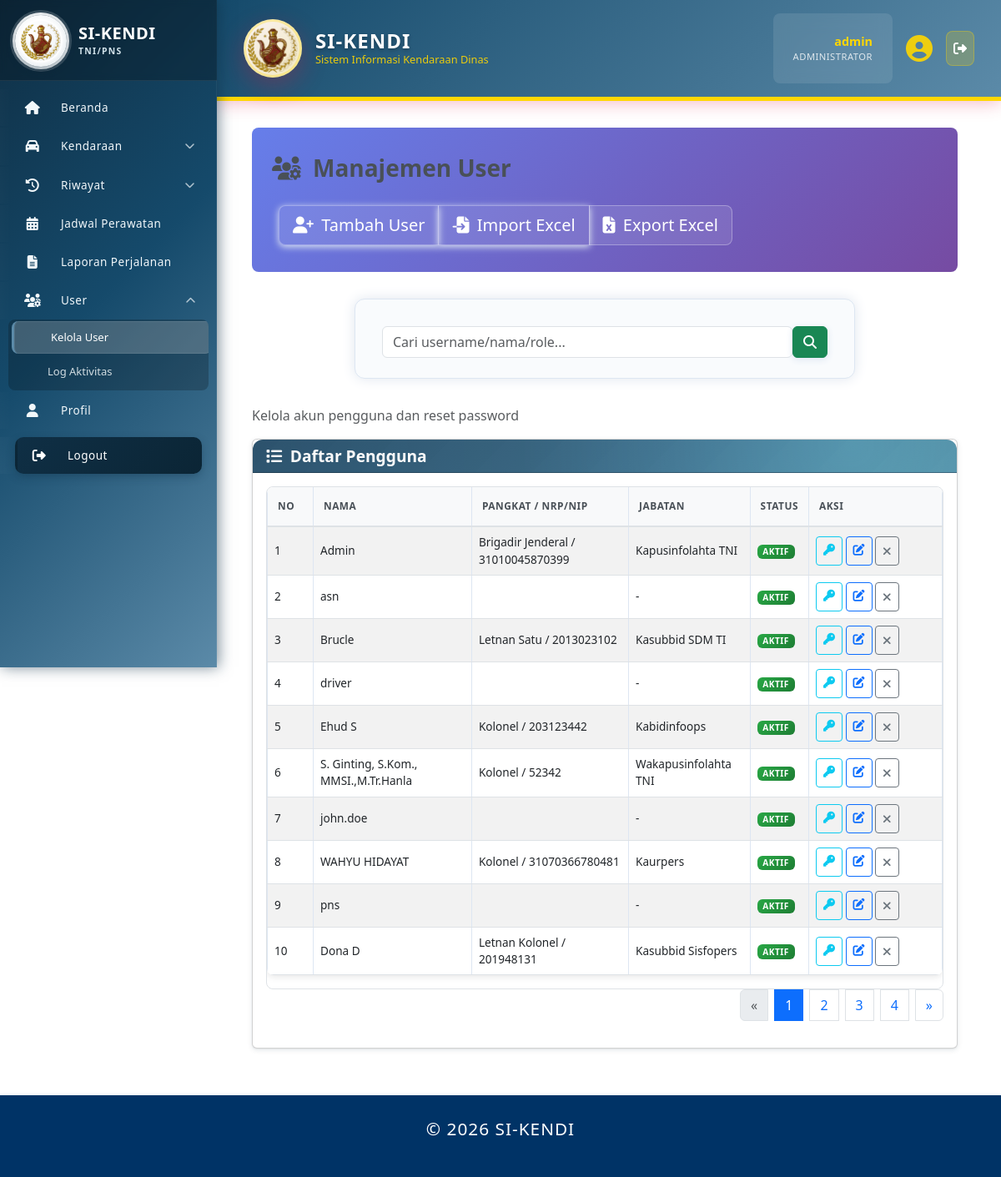
The page /index.php?page=manajemen_user (signed in) on the database as committed earlier.
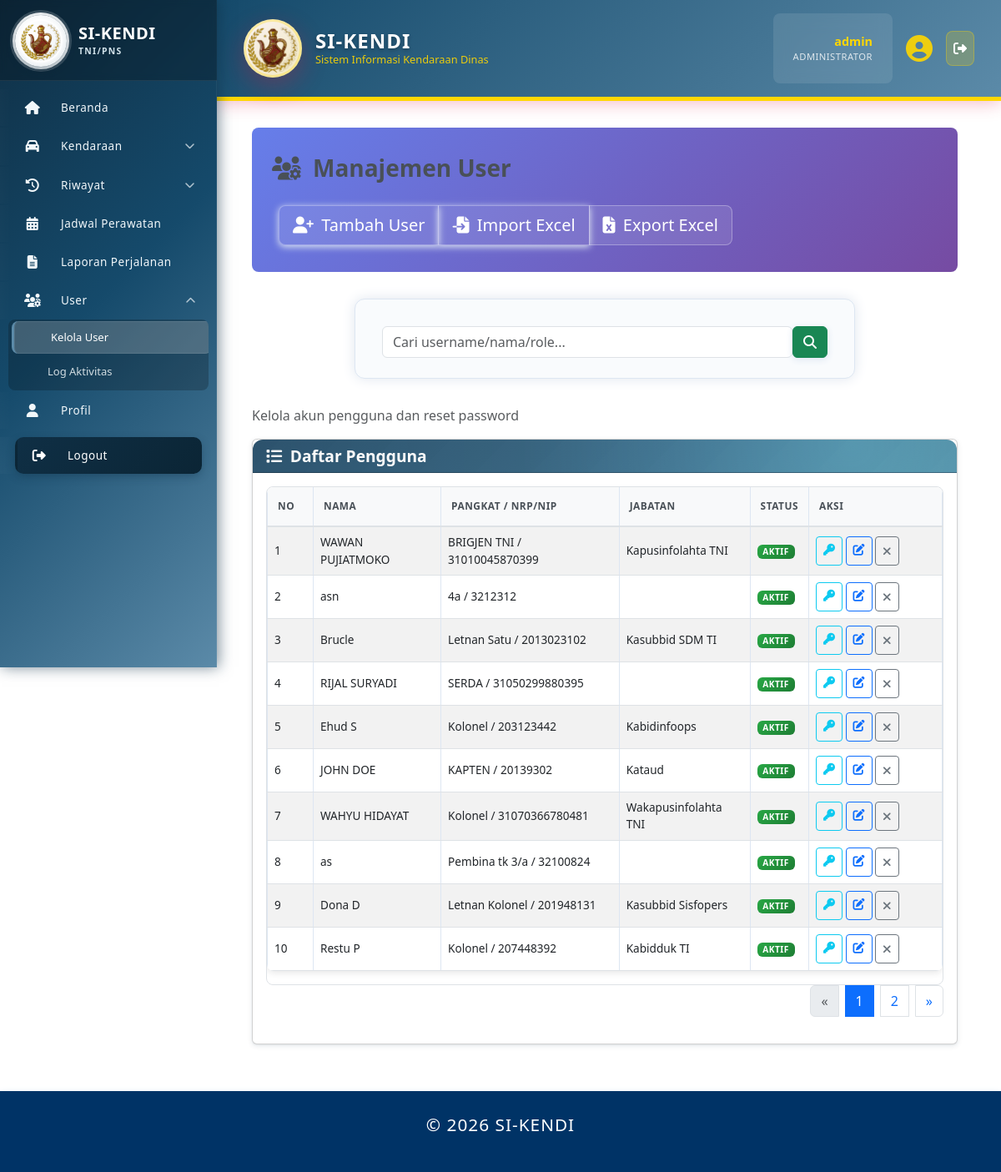
The same page on the database as committed later.
### tables this page shows
CREATE TABLE `user_account` (
  `id` int(11) NOT NULL,
  `pengguna_id` int(11) NOT NULL,
  `username` varchar(50) NOT NULL,
  `password` varchar(255) NOT NULL,
  `role_id` int(11) NOT NULL DEFAULT 3,
  `last_login` timestamp NULL DEFAULT NULL,
  `status` enum('Aktif','Tidak Aktif','Suspended') NOT NULL DEFAULT 'Aktif',
  `created_at` timestamp NOT NULL DEFAULT current_timestamp(),
  `updated_at` timestamp NOT NULL DEFAULT current_timestamp() ON UPDATE current_timestamp()
);

CREATE TABLE `pengguna` (
  `id` int(11) NOT NULL,
  `nrp_nip` varchar(30) DEFAULT NULL,
  `nama_lengkap` varchar(100) NOT NULL,
  `pangkat` varchar(50) DEFAULT NULL,
  `jabatan` enum('Baur Spri Kapus','Baurku','Baurtarlat','Bidduk TI','Caraka','Kabidduk TI','Kabidinfomin','Kabidinfoops','Kabidpamsisfo','Kapusinfolahta TNI','Kasubbid Jarkomta & Duknis','Kasubbid Pam Aplikasi','Kasubbid Pam jarkomta','Kasubbid SDM TI','Kasubbid Sisfogarku','Kasubbid Sisfointel','Kasubbid Sisfoopslat','Kasubbid Sisfopers','Kasubbid Sisfoter','Kataud','Kaurdal','Kaurpers','Kaurtu','Tamudi Kapus','Wakapusinfolahta TNI') DEFAULT NULL,
  `satuan_pns` varchar(200) DEFAULT NULL,
  `no_hp` varchar(20) DEFAULT NULL,
  `email` varchar(100) DEFAULT NULL,
  `alamat` text DEFAULT NULL,
  `status_pegawai` enum('Aktif','Pensiun','Mutasi','Non-Aktif') NOT NULL DEFAULT 'Aktif',
  `status_aktif` enum('Aktif','Tidak Aktif') NOT NULL DEFAULT 'Aktif',
  `jenis_personel` enum('TNI','PNS') DEFAULT NULL,
  `matra` varchar(100) DEFAULT NULL,
  `korps` varchar(100) DEFAULT NULL,
  `kesatuan` varchar(200) DEFAULT NULL,
  `created_at` timestamp NOT NULL DEFAULT current_timestamp(),
  `updated_at` timestamp NOT NULL DEFAULT current_timestamp() ON UPDATE current_timestamp()
);

### config.php (called while the page is built, shortened)
<?php
function generate_csrf_token() {
    return $_SESSION['csrf_token'];
}
?>

### pages/manajemen_user.php (the view, shortened to what the changed rows need)
<?php
require_once 'includes/auth.php';
$action = $_POST['action'] ?? ($_GET['action'] ?? 'list');
$users = [];
$total_pages = 1;
$q = '';
$sort = 'username';
$dir = 'asc';
$pg = 1;
if ($action === 'list') {
    $q = trim($_GET['q'] ?? '');
    $sort = $_GET['sort'] ?? 'username';
    $dir = strtolower($_GET['dir'] ?? 'asc');
    $pg = max(1, intval($_GET['pg'] ?? 1));
    $limit = 10;
    $offset = ($pg - 1) * $limit;
    $sort_map = [
        'username' => 'ua.username',
        'nama' => 'p.nama_lengkap',
        'role' => 'r.nama_role',
        'status' => 'ua.status',
        'last_login' => 'last_login',
        'created_at' => 'ua.created_at',
    ];
    $order_col = $sort_map[$sort] ?? $sort_map['username'];
    $order_dir = ($dir === 'desc') ? 'DESC' : 'ASC';
    $from = " FROM user_account ua LEFT JOIN pengguna p ON ua.pengguna_id = p.id LEFT JOIN role r ON ua.role_id = r.id ";
    $from_with_login = $from . " LEFT JOIN (\n        SELECT user_id, MAX(created_at) AS last_login\n        FROM log_aktivitas\n        WHERE LOWER(activity_type) = 'login'\n        GROUP BY user_id\n    ) ll ON ll.user_id = p.id ";
    $where = '';
    $params = [];
    $types = '';
    $sql_count = 'SELECT COUNT(*) AS cnt' . $from . $where;
    if ($stmt = $mysqli->prepare($sql_count)) {
        $stmt->execute();
        $res = $stmt->get_result();
        $row = $res ? $res->fetch_assoc() : null;
        $total = $row ? intval($row['cnt']) : 0;
    } else {
        $total = 0;
    }
    $total_pages = max(1, (int)ceil($total / $limit));
    $sql_data = 'SELECT ua.id, ua.username, ua.status, ' .
                'COALESCE(ll.last_login, ua.last_login) AS last_login, ' .
                'ua.created_at, p.nama_lengkap, p.pangkat, p.nrp_nip, p.jabatan, r.nama_role' .
                $from_with_login . $where . " ORDER BY {$order_col} {$order_dir} LIMIT ? OFFSET ?";
    $params2 = $params;
    $types2 = $types . 'ii';
    $params2[] = $limit;
    $params2[] = $offset;
    if ($stmt = $mysqli->prepare($sql_data)) {
        if (!empty($params2)) {
            $bindArgs2 = [$types2];
            foreach ($params2 as $k => $v) { $bindArgs2[] = &$params2[$k]; }
            call_user_func_array([$stmt, 'bind_param'], $bindArgs2);
        }
        $stmt->execute();
        $res = $stmt->get_result();
        $users = [];
        if ($res) {
            while ($r = $res->fetch_assoc()) { $users[] = $r; }
        }
    } else {
        $users = [];
    }
}
?>
<div class="page-header">
    <h1><i class="fas fa-users-cog"></i> Manajemen User</h1>
</div>
<?php if ($action === 'list'): ?>
    <div class="card">
        <div class="card-body">
            <div class="table-responsive">
                <table class="table table-striped align-middle">
                    <thead>
                        <tr>
                            <th style="width:55px;">No</th>
                            <th>Nama</th>
                            <th>Pangkat / NRP/NIP</th>
                            <th>Jabatan</th>
                            <th>Status</th>
                            <th style="width:160px;">Aksi</th>
                        </tr>
                    </thead>
                    <tbody>
                        <?php if (!empty($users)): ?>
                            <?php $no = ($pg - 1) * 10 + 1; foreach ($users as $u): ?>
                                <tr>
                                    <td><?= $no++ ?></td>
                                    <td><?= htmlspecialchars($u['nama_lengkap'] ?: $u['username']) ?></td>
                                    <td><?= htmlspecialchars(trim(($u['pangkat'] ?? '') . ' / ' . ($u['nrp_nip'] ?? ''), ' /')) ?></td>
                                    <td><?= htmlspecialchars($u['jabatan'] ?? '-') ?></td>
                                    <td>
                                        <?php $isAktif = ($u['status'] === 'Aktif'); ?>
                                        <span class="badge status-badge <?= $isAktif ? 'bg-success' : 'bg-secondary' ?> text-white" data-id="<?= (int)$u['id'] ?>">
                                            <?= $isAktif ? 'Aktif' : 'Tidak Aktif' ?>
                                        </span>
                                    </td>
                                    <td class="text-nowrap">
                                        <a href="?page=manajemen_user&action=reset_password&id=<?= (int)$u['id'] ?>" class="btn btn-sm btn-outline-info" title="Reset Password"><i class="fas fa-key"></i></a>
                                        <a href="?page=manajemen_user&action=edit&id=<?= (int)$u['id'] ?>" class="btn btn-sm btn-outline-primary" title="Edit User"><i class="fas fa-edit"></i></a>
                                        <button type="button" class="btn btn-sm <?= $isAktif ? 'btn-outline-secondary' : 'btn-outline-success' ?> action-toggle"
                                                title="<?= $isAktif ? 'Nonaktifkan User' : 'Aktifkan User' ?>"
                                                data-id="<?= (int)$u['id'] ?>"
                                                data-status="<?= $isAktif ? 'Aktif' : 'Tidak Aktif' ?>"
                                                data-url="?page=manajemen_user&action=toggle_status&id=<?= (int)$u['id'] ?>"
                                                data-csrf="<?= generate_csrf_token() ?>">
                                            <i class="fas fa-<?= $isAktif ? 'times' : 'check' ?>"></i>
                                        </button>
                                    </td>
                                </tr>
                            <?php endforeach; ?>
                        <?php else: ?>
                            <tr><td colspan="6" class="text-center text-muted">Belum ada data pengguna.</td></tr>
                        <?php endif; ?>
                    </tbody>
                </table>
            </div>
            <?php if (($total_pages ?? 1) > 1): ?>
            <nav aria-label="Paging">
                <ul class="pagination justify-content-end">
                    <?php
                        $cur = $pg ?? 1;
                        $srt = $sort ?? 'username';
                        $d = $dir ?? 'asc';
                        $build = function($p) use($q,$srt,$d){
                            return '?'.http_build_query(['page'=>'manajemen_user','action'=>'list','q'=>$q,'sort'=>$srt,'dir'=>$d,'pg'=>$p]);
                        };
                    ?>
                    <?php for ($i=1; $i<=($total_pages ?? 1); $i++): ?>
                        <li class="page-item <?= $i===$cur?'active':'' ?>"><a class="page-link" href="<?= $build($i) ?>"><?= $i ?></a></li>
                    <?php endfor; ?>
                </ul>
            </nav>
            <?php endif; ?>
        </div>
    </div>
    <?php endif; ?>

Rows that differ between the two databases and show on the page:
removed user_account: pengguna.nama_lengkap "S. Ginting, S.Kom., MMSI.,M.Tr.Hanla", pengguna.nrp_nip "Kolonel / 52342", pengguna.jabatan "Wakapusinfolahta TNI", status "AKTIF"
changed through a linked row, user_account "Kapusinfolahta TNI": pengguna.nama_lengkap "Admin" → "WAWAN PUJIATMOKO"; pengguna.nrp_nip "Brigadir Jenderal / 31010045870399" → "BRIGJEN TNI / 31010045870399"
changed user_account "asn": pengguna.nrp_nip (not shown) → "4a / 3212312"; jabatan "-" → (not shown)
changed user_account: pengguna.nama_lengkap "driver" → "RIJAL SURYADI"; pengguna.nrp_nip (not shown) → "SERDA / 31050299880395"; jabatan "-" → (not shown)
changed user_account: pengguna.nama_lengkap "john.doe" → "JOHN DOE"; pengguna.nrp_nip (not shown) → "KAPTEN / 20139302"; pengguna.jabatan "-" → "Kataud"
changed user_account "WAHYU HIDAYAT": pengguna.jabatan "Kaurpers" → "Wakapusinfolahta TNI"
shown differently, row unchanged: user_account: pengguna.nama_lengkap "pns" → "as"; pengguna.nrp_nip (not shown) → "Pembina tk 3/a / 32100824"; jabatan "-" → (not shown)
now on this page (row unchanged): user_account: pengguna.nama_lengkap "Restu P", pengguna.nrp_nip "Kolonel / 207448392", pengguna.jabatan "Kabidduk TI", status "AKTIF"
Other text that changed with them:
list line gone: "3"
list line gone: "4"
